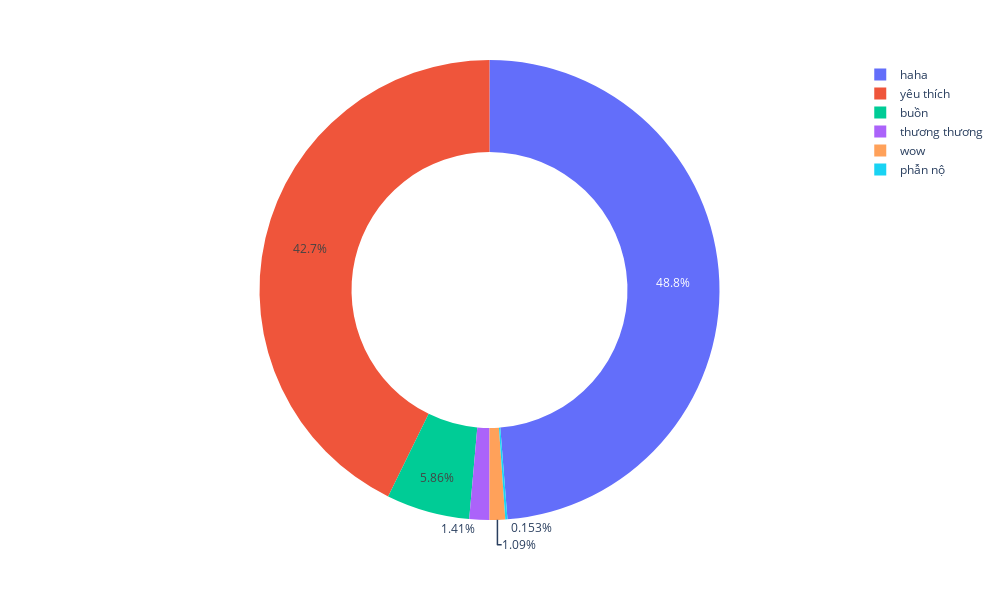

Source (notebook cell):
### Code cell
import matplotlib.pyplot as plt
import seaborn as sns
import plotly.express as px
total_reactions = merged_df[['thích', 'yêu thích', 'haha', 'wow', 'buồn', 'phẫn nộ', 'thương thương']].sum().reset_index()
total_reactions.columns = ['Loại reactions', 'Tổng số lượt']
fig = px.pie(names=total_reactions['Loại reactions'][1:],
             values=total_reactions['Tổng số lượt'][1:],
             hole=0.6, width=1000, height=600)

fig.show()

### Figure 1 — Plotly figure (JSON) as saved in the notebook; plotly's stock layout.template omitted (floating-point values rounded to 4 significant figures)
{"data": [{"domain": {"x": [0, 1], "y": [0, 1]}, "hole": 0.6, "hovertemplate": "label=%{label}<br>value=%{value}<extra></extra>", "labels": ["yêu thích", "haha", "wow", "buồn", "phẫn nộ", "thương thương"], "legendgroup": "", "name": "", "showlegend": true, "type": "pie", "values": [23803, 27155, 607, 3262, 85, 786]}], "layout": {"height": 600, "legend": {"tracegroupgap": 0}, "margin": {"t": 60}, "width": 1000}}
